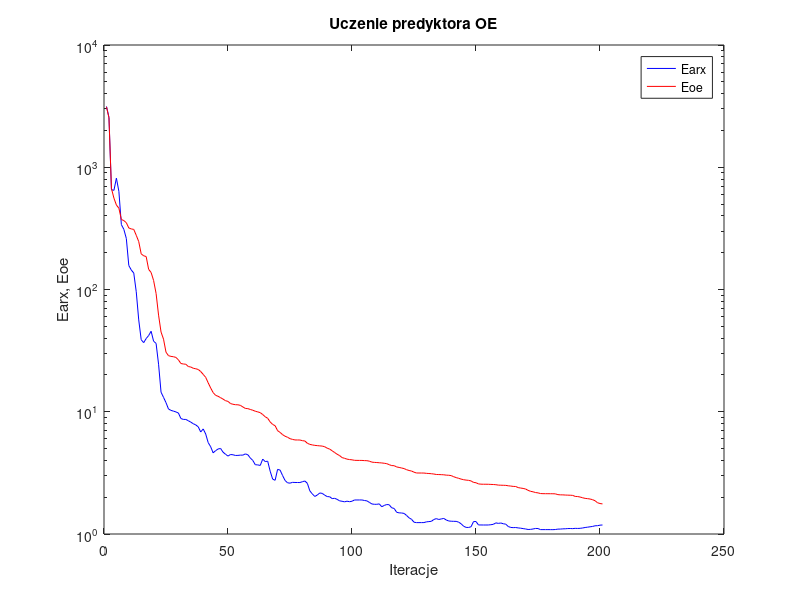
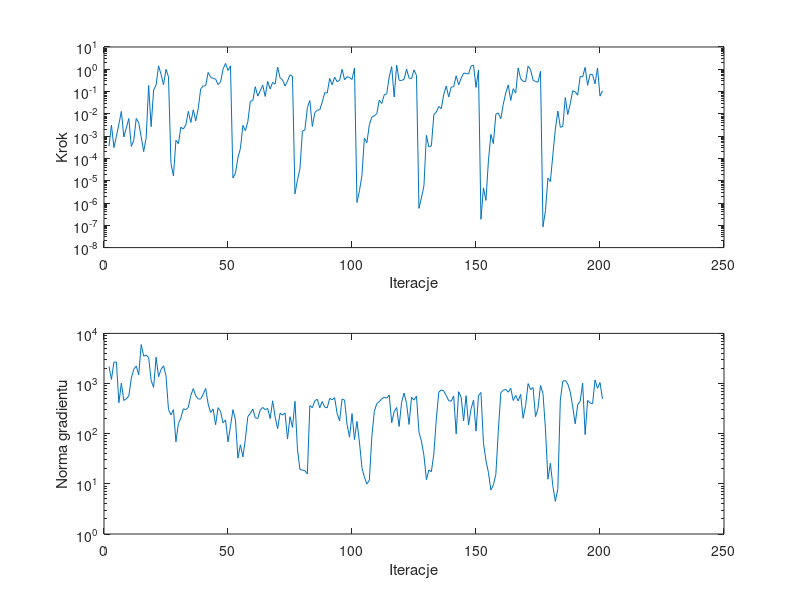

MATLAB code to generate these figures, in order:
%uczenie predyktora oe
clear all;
n=0; farx(n+1)=3.142138e+003; foe(n+1)=3.123679e+003; wspucz(n+1)=0.000000e+000; ng(n+1)=0.000000e+000;
%odnowa zmiennej metryki
n=1; farx(n+1)=2.559000e+003; foe(n+1)=2.536187e+003; krok(n+1)=3.517334e-004; ng(n+1)=2.200501e+003;
n=2; farx(n+1)=6.552513e+002; foe(n+1)=6.707571e+002; krok(n+1)=3.146871e-003; ng(n+1)=1.208496e+003;
n=3; farx(n+1)=6.472060e+002; foe(n+1)=5.586986e+002; krok(n+1)=3.047770e-004; ng(n+1)=2.679377e+003;
n=4; farx(n+1)=8.142608e+002; foe(n+1)=4.910945e+002; krok(n+1)=9.855289e-004; ng(n+1)=2.678393e+003;
n=5; farx(n+1)=6.347970e+002; foe(n+1)=4.622958e+002; krok(n+1)=3.456065e-003; ng(n+1)=4.134623e+002;
n=6; farx(n+1)=3.394844e+002; foe(n+1)=3.738423e+002; krok(n+1)=1.287783e-002; ng(n+1)=1.018558e+003;
n=7; farx(n+1)=3.105928e+002; foe(n+1)=3.661425e+002; krok(n+1)=9.152390e-004; ng(n+1)=4.608219e+002;
n=8; farx(n+1)=2.615687e+002; foe(n+1)=3.518412e+002; krok(n+1)=2.341941e-003; ng(n+1)=4.970119e+002;
n=9; farx(n+1)=1.570922e+002; foe(n+1)=3.185460e+002; krok(n+1)=6.192369e-003; ng(n+1)=5.660933e+002;
n=10; farx(n+1)=1.444311e+002; foe(n+1)=3.130038e+002; krok(n+1)=3.467612e-004; ng(n+1)=1.267799e+003;
n=11; farx(n+1)=1.362971e+002; foe(n+1)=3.101027e+002; krok(n+1)=6.518015e-004; ng(n+1)=1.927034e+003;
n=12; farx(n+1)=9.591944e+001; foe(n+1)=2.776805e+002; krok(n+1)=6.271232e-003; ng(n+1)=2.244992e+003;
n=13; farx(n+1)=5.641590e+001; foe(n+1)=2.466654e+002; krok(n+1)=3.973596e-003; ng(n+1)=1.490725e+003;
n=14; farx(n+1)=3.881739e+001; foe(n+1)=1.956241e+002; krok(n+1)=9.289576e-004; ng(n+1)=5.988313e+003;
n=15; farx(n+1)=3.676033e+001; foe(n+1)=1.887699e+002; krok(n+1)=2.026610e-004; ng(n+1)=3.508218e+003;
n=16; farx(n+1)=3.968629e+001; foe(n+1)=1.860456e+002; krok(n+1)=8.467050e-004; ng(n+1)=3.721209e+003;
n=17; farx(n+1)=4.203308e+001; foe(n+1)=1.461575e+002; krok(n+1)=1.872762e-001; ng(n+1)=3.289886e+003;
n=18; farx(n+1)=4.554119e+001; foe(n+1)=1.377285e+002; krok(n+1)=2.659087e-003; ng(n+1)=1.159135e+003;
n=19; farx(n+1)=3.774744e+001; foe(n+1)=1.184367e+002; krok(n+1)=1.160291e-001; ng(n+1)=8.386677e+002;
n=20; farx(n+1)=3.625249e+001; foe(n+1)=9.286732e+001; krok(n+1)=1.981558e-001; ng(n+1)=3.354859e+003;
n=21; farx(n+1)=2.448705e+001; foe(n+1)=6.169562e+001; krok(n+1)=1.420334e+000; ng(n+1)=1.371763e+003;
n=22; farx(n+1)=1.445162e+001; foe(n+1)=4.487781e+001; krok(n+1)=5.930463e-001; ng(n+1)=1.908803e+003;
n=23; farx(n+1)=1.311171e+001; foe(n+1)=3.925042e+001; krok(n+1)=2.022243e-001; ng(n+1)=2.255395e+003;
n=24; farx(n+1)=1.186870e+001; foe(n+1)=3.069262e+001; krok(n+1)=9.961132e-001; ng(n+1)=1.424072e+003;
n=25; farx(n+1)=1.053321e+001; foe(n+1)=2.876278e+001; krok(n+1)=4.641165e-001; ng(n+1)=3.054841e+002;
%odnowa zmiennej metryki
n=26; farx(n+1)=1.026424e+001; foe(n+1)=2.836788e+001; krok(n+1)=5.944961e-005; ng(n+1)=2.363500e+002;
n=27; farx(n+1)=1.011839e+001; foe(n+1)=2.819890e+001; krok(n+1)=1.641304e-005; ng(n+1)=3.021752e+002;
n=28; farx(n+1)=9.967843e+000; foe(n+1)=2.781986e+001; krok(n+1)=6.518015e-004; ng(n+1)=6.898453e+001;
n=29; farx(n+1)=9.767794e+000; foe(n+1)=2.659731e+001; krok(n+1)=4.623634e-004; ng(n+1)=1.593282e+002;
n=30; farx(n+1)=8.806973e+000; foe(n+1)=2.481718e+001; krok(n+1)=2.521493e-003; ng(n+1)=2.062586e+002;
n=31; farx(n+1)=8.656134e+000; foe(n+1)=2.458571e+001; krok(n+1)=2.075244e-003; ng(n+1)=3.139154e+002;
n=32; farx(n+1)=8.653878e+000; foe(n+1)=2.446679e+001; krok(n+1)=3.199545e-003; ng(n+1)=3.020599e+002;
n=33; farx(n+1)=8.443520e+000; foe(n+1)=2.342801e+001; krok(n+1)=1.301252e-002; ng(n+1)=3.349664e+002;
n=34; farx(n+1)=8.220420e+000; foe(n+1)=2.322498e+001; krok(n+1)=4.102156e-003; ng(n+1)=5.801724e+002;
n=35; farx(n+1)=7.981312e+000; foe(n+1)=2.268359e+001; krok(n+1)=1.511435e-002; ng(n+1)=7.919538e+002;
n=36; farx(n+1)=7.804805e+000; foe(n+1)=2.247405e+001; krok(n+1)=4.874671e-003; ng(n+1)=5.702977e+002;
n=37; farx(n+1)=7.528244e+000; foe(n+1)=2.217147e+001; krok(n+1)=1.775074e-002; ng(n+1)=4.919606e+002;
n=38; farx(n+1)=6.827527e+000; foe(n+1)=2.132533e+001; krok(n+1)=1.340624e-001; ng(n+1)=4.919497e+002;
n=39; farx(n+1)=7.236512e+000; foe(n+1)=2.021777e+001; krok(n+1)=1.794664e-001; ng(n+1)=6.137999e+002;
n=40; farx(n+1)=6.580096e+000; foe(n+1)=1.911857e+001; krok(n+1)=1.827549e-001; ng(n+1)=7.985370e+002;
n=41; farx(n+1)=5.598874e+000; foe(n+1)=1.726313e+001; krok(n+1)=7.238598e-001; ng(n+1)=3.910671e+002;
n=42; farx(n+1)=5.177105e+000; foe(n+1)=1.565942e+001; krok(n+1)=4.352152e-001; ng(n+1)=2.638305e+002;
n=43; farx(n+1)=4.614270e+000; foe(n+1)=1.434954e+001; krok(n+1)=3.874329e-001; ng(n+1)=3.102779e+002;
n=44; farx(n+1)=4.803534e+000; foe(n+1)=1.362562e+001; krok(n+1)=3.655097e-001; ng(n+1)=1.502672e+002;
n=45; farx(n+1)=4.960091e+000; foe(n+1)=1.338074e+001; krok(n+1)=2.064051e-001; ng(n+1)=3.307341e+002;
n=46; farx(n+1)=5.009201e+000; foe(n+1)=1.303836e+001; krok(n+1)=2.688700e-001; ng(n+1)=2.781064e+002;
n=47; farx(n+1)=4.672078e+000; foe(n+1)=1.268960e+001; krok(n+1)=1.015323e+000; ng(n+1)=1.642280e+002;
n=48; farx(n+1)=4.490608e+000; foe(n+1)=1.231550e+001; krok(n+1)=1.817570e+000; ng(n+1)=1.883765e+002;
n=49; farx(n+1)=4.339155e+000; foe(n+1)=1.215280e+001; krok(n+1)=8.858725e-001; ng(n+1)=6.893204e+001;
n=50; farx(n+1)=4.469447e+000; foe(n+1)=1.166897e+001; krok(n+1)=1.422745e+000; ng(n+1)=1.409690e+002;
%odnowa zmiennej metryki
n=51; farx(n+1)=4.448143e+000; foe(n+1)=1.151428e+001; krok(n+1)=1.321254e-005; ng(n+1)=3.023814e+002;
n=52; farx(n+1)=4.390519e+000; foe(n+1)=1.141986e+001; krok(n+1)=2.167257e-005; ng(n+1)=1.878608e+002;
n=53; farx(n+1)=4.395740e+000; foe(n+1)=1.140044e+001; krok(n+1)=1.086917e-004; ng(n+1)=3.257501e+001;
n=54; farx(n+1)=4.418315e+000; foe(n+1)=1.127653e+001; krok(n+1)=2.770473e-004; ng(n+1)=6.004823e+001;
n=55; farx(n+1)=4.416638e+000; foe(n+1)=1.094428e+001; krok(n+1)=3.050294e-003; ng(n+1)=3.439550e+001;
n=56; farx(n+1)=4.520348e+000; foe(n+1)=1.064495e+001; krok(n+1)=1.758026e-003; ng(n+1)=7.788111e+001;
n=57; farx(n+1)=4.450118e+000; foe(n+1)=1.060464e+001; krok(n+1)=4.508154e-003; ng(n+1)=2.200127e+002;
n=58; farx(n+1)=4.183314e+000; foe(n+1)=1.044138e+001; krok(n+1)=3.663180e-002; ng(n+1)=2.529671e+002;
n=59; farx(n+1)=3.997068e+000; foe(n+1)=1.028769e+001; krok(n+1)=3.920662e-002; ng(n+1)=3.104813e+002;
n=60; farx(n+1)=3.687964e+000; foe(n+1)=1.010222e+001; krok(n+1)=1.653712e-001; ng(n+1)=2.078491e+002;
n=61; farx(n+1)=3.674595e+000; foe(n+1)=9.973543e+000; krok(n+1)=6.247411e-002; ng(n+1)=2.001823e+002;
n=62; farx(n+1)=3.638431e+000; foe(n+1)=9.830703e+000; krok(n+1)=1.071906e-001; ng(n+1)=2.963017e+002;
n=63; farx(n+1)=4.099151e+000; foe(n+1)=9.489880e+000; krok(n+1)=1.945981e-001; ng(n+1)=3.341027e+002;
n=64; farx(n+1)=3.913895e+000; foe(n+1)=9.100013e+000; krok(n+1)=6.053393e-002; ng(n+1)=3.014164e+002;
n=65; farx(n+1)=3.939664e+000; foe(n+1)=8.842433e+000; krok(n+1)=2.857025e-001; ng(n+1)=3.195326e+002;
n=66; farx(n+1)=3.265018e+000; foe(n+1)=8.258274e+000; krok(n+1)=1.305790e-001; ng(n+1)=1.997229e+002;
n=67; farx(n+1)=2.812701e+000; foe(n+1)=7.878379e+000; krok(n+1)=2.590696e-001; ng(n+1)=4.526832e+002;
n=68; farx(n+1)=2.750743e+000; foe(n+1)=7.685646e+000; krok(n+1)=2.139750e-001; ng(n+1)=2.158518e+002;
n=69; farx(n+1)=3.378778e+000; foe(n+1)=7.001120e+000; krok(n+1)=1.254669e+000; ng(n+1)=1.257831e+002;
n=70; farx(n+1)=3.333363e+000; foe(n+1)=6.776637e+000; krok(n+1)=4.126070e-001; ng(n+1)=2.563199e+002;
n=71; farx(n+1)=3.010647e+000; foe(n+1)=6.498962e+000; krok(n+1)=3.333343e-001; ng(n+1)=2.348830e+002;
n=72; farx(n+1)=2.742580e+000; foe(n+1)=6.306753e+000; krok(n+1)=1.775417e-001; ng(n+1)=2.592643e+002;
n=73; farx(n+1)=2.623925e+000; foe(n+1)=6.186287e+000; krok(n+1)=2.962682e-001; ng(n+1)=7.814550e+001;
n=74; farx(n+1)=2.605148e+000; foe(n+1)=6.023287e+000; krok(n+1)=5.667570e-001; ng(n+1)=2.178249e+002;
n=75; farx(n+1)=2.645399e+000; foe(n+1)=5.942260e+000; krok(n+1)=4.787134e-001; ng(n+1)=1.331856e+002;
%odnowa zmiennej metryki
n=76; farx(n+1)=2.639332e+000; foe(n+1)=5.879935e+000; krok(n+1)=2.588032e-006; ng(n+1)=4.421625e+002;
n=77; farx(n+1)=2.637860e+000; foe(n+1)=5.876379e+000; krok(n+1)=1.069939e-005; ng(n+1)=4.991209e+001;
n=78; farx(n+1)=2.635823e+000; foe(n+1)=5.874476e+000; krok(n+1)=3.392764e-005; ng(n+1)=1.930720e+001;
n=79; farx(n+1)=2.678278e+000; foe(n+1)=5.800471e+000; krok(n+1)=1.671680e-003; ng(n+1)=1.882936e+001;
n=80; farx(n+1)=2.713862e+000; foe(n+1)=5.764988e+000; krok(n+1)=1.896397e-003; ng(n+1)=1.831364e+001;
n=81; farx(n+1)=2.596407e+000; foe(n+1)=5.521696e+000; krok(n+1)=1.901220e-002; ng(n+1)=1.581022e+001;
n=82; farx(n+1)=2.253169e+000; foe(n+1)=5.409825e+000; krok(n+1)=3.979978e-002; ng(n+1)=3.635137e+002;
n=83; farx(n+1)=2.127823e+000; foe(n+1)=5.354501e+000; krok(n+1)=2.701093e-003; ng(n+1)=3.290136e+002;
n=84; farx(n+1)=2.028031e+000; foe(n+1)=5.308590e+000; krok(n+1)=1.121665e-002; ng(n+1)=4.520260e+002;
n=85; farx(n+1)=2.082852e+000; foe(n+1)=5.283838e+000; krok(n+1)=1.473291e-002; ng(n+1)=4.882813e+002;
n=86; farx(n+1)=2.165490e+000; foe(n+1)=5.259714e+000; krok(n+1)=1.517118e-002; ng(n+1)=3.277875e+002;
n=87; farx(n+1)=2.149074e+000; foe(n+1)=5.237862e+000; krok(n+1)=3.413297e-002; ng(n+1)=4.381086e+002;
n=88; farx(n+1)=2.078043e+000; foe(n+1)=5.172355e+000; krok(n+1)=8.877087e-002; ng(n+1)=3.392059e+002;
n=89; farx(n+1)=2.023766e+000; foe(n+1)=5.035961e+000; krok(n+1)=8.610785e-002; ng(n+1)=3.265286e+002;
n=90; farx(n+1)=2.016922e+000; foe(n+1)=4.947582e+000; krok(n+1)=3.886554e-001; ng(n+1)=5.060539e+002;
n=91; farx(n+1)=1.947703e+000; foe(n+1)=4.793888e+000; krok(n+1)=2.032965e-001; ng(n+1)=4.747814e+002;
n=92; farx(n+1)=1.959331e+000; foe(n+1)=4.639632e+000; krok(n+1)=4.480580e-001; ng(n+1)=5.236845e+002;
n=93; farx(n+1)=1.920686e+000; foe(n+1)=4.492335e+000; krok(n+1)=2.775732e-001; ng(n+1)=2.532538e+002;
n=94; farx(n+1)=1.867841e+000; foe(n+1)=4.380122e+000; krok(n+1)=3.200292e-001; ng(n+1)=1.803556e+002;
n=95; farx(n+1)=1.852207e+000; foe(n+1)=4.217410e+000; krok(n+1)=9.903562e-001; ng(n+1)=4.900582e+002;
n=96; farx(n+1)=1.833175e+000; foe(n+1)=4.159612e+000; krok(n+1)=3.388186e-001; ng(n+1)=4.689249e+002;
n=97; farx(n+1)=1.856191e+000; foe(n+1)=4.096390e+000; krok(n+1)=4.635137e-001; ng(n+1)=1.537120e+002;
n=98; farx(n+1)=1.837082e+000; foe(n+1)=4.063742e+000; krok(n+1)=4.275922e-001; ng(n+1)=8.528272e+001;
n=99; farx(n+1)=1.853859e+000; foe(n+1)=4.043641e+000; krok(n+1)=3.477470e-001; ng(n+1)=2.515755e+002;
n=100; farx(n+1)=1.898229e+000; foe(n+1)=4.006058e+000; krok(n+1)=1.142949e+000; ng(n+1)=7.636197e+001;
%odnowa zmiennej metryki
n=101; farx(n+1)=1.898159e+000; foe(n+1)=4.001503e+000; krok(n+1)=1.055660e-006; ng(n+1)=1.757900e+002;
n=102; farx(n+1)=1.898412e+000; foe(n+1)=3.999264e+000; krok(n+1)=3.557081e-006; ng(n+1)=6.800165e+001;
n=103; farx(n+1)=1.899036e+000; foe(n+1)=3.998168e+000; krok(n+1)=1.718695e-005; ng(n+1)=2.107647e+001;
n=104; farx(n+1)=1.879889e+000; foe(n+1)=3.984623e+000; krok(n+1)=8.229017e-004; ng(n+1)=1.359989e+001;
n=105; farx(n+1)=1.866883e+000; foe(n+1)=3.978904e+000; krok(n+1)=5.061965e-004; ng(n+1)=9.945615e+000;
n=106; farx(n+1)=1.814406e+000; foe(n+1)=3.942585e+000; krok(n+1)=3.271540e-003; ng(n+1)=1.189317e+001;
n=107; farx(n+1)=1.761562e+000; foe(n+1)=3.872567e+000; krok(n+1)=7.152527e-003; ng(n+1)=8.875746e+001;
n=108; farx(n+1)=1.749864e+000; foe(n+1)=3.853132e+000; krok(n+1)=8.193332e-003; ng(n+1)=2.792572e+002;
n=109; farx(n+1)=1.749605e+000; foe(n+1)=3.842007e+000; krok(n+1)=1.019447e-002; ng(n+1)=3.998407e+002;
n=110; farx(n+1)=1.763374e+000; foe(n+1)=3.826990e+000; krok(n+1)=4.161404e-002; ng(n+1)=4.350694e+002;
n=111; farx(n+1)=1.671217e+000; foe(n+1)=3.813064e+000; krok(n+1)=2.896961e-002; ng(n+1)=4.958835e+002;
n=112; farx(n+1)=1.712236e+000; foe(n+1)=3.789844e+000; krok(n+1)=7.119534e-002; ng(n+1)=5.336078e+002;
n=113; farx(n+1)=1.742728e+000; foe(n+1)=3.762037e+000; krok(n+1)=7.964480e-002; ng(n+1)=5.110488e+002;
n=114; farx(n+1)=1.734367e+000; foe(n+1)=3.690875e+000; krok(n+1)=4.500546e-001; ng(n+1)=5.877758e+002;
n=115; farx(n+1)=1.638693e+000; foe(n+1)=3.628873e+000; krok(n+1)=1.310660e+000; ng(n+1)=1.658886e+002;
n=116; farx(n+1)=1.618017e+000; foe(n+1)=3.620321e+000; krok(n+1)=5.694364e-002; ng(n+1)=2.736499e+002;
n=117; farx(n+1)=1.505659e+000; foe(n+1)=3.537108e+000; krok(n+1)=1.541916e+000; ng(n+1)=3.331525e+002;
n=118; farx(n+1)=1.489182e+000; foe(n+1)=3.503641e+000; krok(n+1)=3.200292e-001; ng(n+1)=1.394356e+002;
n=119; farx(n+1)=1.485618e+000; foe(n+1)=3.466784e+000; krok(n+1)=3.145758e-001; ng(n+1)=4.208233e+002;
n=120; farx(n+1)=1.473781e+000; foe(n+1)=3.428369e+000; krok(n+1)=3.550835e-001; ng(n+1)=6.448213e+002;
n=121; farx(n+1)=1.418504e+000; foe(n+1)=3.358145e+000; krok(n+1)=1.015268e+000; ng(n+1)=4.018016e+002;
n=122; farx(n+1)=1.356888e+000; foe(n+1)=3.307735e+000; krok(n+1)=4.081488e-001; ng(n+1)=1.529025e+002;
n=123; farx(n+1)=1.319353e+000; foe(n+1)=3.273399e+000; krok(n+1)=3.772555e-001; ng(n+1)=5.361117e+002;
n=124; farx(n+1)=1.248842e+000; foe(n+1)=3.204796e+000; krok(n+1)=9.372047e-001; ng(n+1)=4.684017e+002;
n=125; farx(n+1)=1.239144e+000; foe(n+1)=3.155733e+000; krok(n+1)=5.281352e-001; ng(n+1)=5.631089e+002;
%odnowa zmiennej metryki
n=126; farx(n+1)=1.239289e+000; foe(n+1)=3.154767e+000; krok(n+1)=5.752416e-007; ng(n+1)=1.071039e+002;
n=127; farx(n+1)=1.239443e+000; foe(n+1)=3.153483e+000; krok(n+1)=1.711678e-006; ng(n+1)=7.111578e+001;
n=128; farx(n+1)=1.240042e+000; foe(n+1)=3.152559e+000; krok(n+1)=5.876381e-006; ng(n+1)=3.697261e+001;
n=129; farx(n+1)=1.256889e+000; foe(n+1)=3.134587e+000; krok(n+1)=1.078226e-003; ng(n+1)=1.212056e+001;
n=130; farx(n+1)=1.263491e+000; foe(n+1)=3.124948e+000; krok(n+1)=3.255217e-004; ng(n+1)=1.881167e+001;
n=131; farx(n+1)=1.269621e+000; foe(n+1)=3.112959e+000; krok(n+1)=3.674451e-004; ng(n+1)=1.742795e+001;
n=132; farx(n+1)=1.314492e+000; foe(n+1)=3.094390e+000; krok(n+1)=9.219686e-003; ng(n+1)=3.941633e+001;
n=133; farx(n+1)=1.336115e+000; foe(n+1)=3.068157e+000; krok(n+1)=1.210728e-002; ng(n+1)=1.962188e+002;
n=134; farx(n+1)=1.314347e+000; foe(n+1)=3.064430e+000; krok(n+1)=2.142359e-002; ng(n+1)=6.732644e+002;
n=135; farx(n+1)=1.328158e+000; foe(n+1)=3.058341e+000; krok(n+1)=1.706649e-002; ng(n+1)=7.476062e+002;
n=136; farx(n+1)=1.340899e+000; foe(n+1)=3.050446e+000; krok(n+1)=7.514923e-002; ng(n+1)=7.094967e+002;
n=137; farx(n+1)=1.302345e+000; foe(n+1)=3.030156e+000; krok(n+1)=1.778431e-001; ng(n+1)=5.784678e+002;
n=138; farx(n+1)=1.278132e+000; foe(n+1)=3.024063e+000; krok(n+1)=5.695205e-002; ng(n+1)=4.541287e+002;
n=139; farx(n+1)=1.272311e+000; foe(n+1)=3.004408e+000; krok(n+1)=1.591991e-001; ng(n+1)=4.456316e+002;
n=140; farx(n+1)=1.269625e+000; foe(n+1)=2.941931e+000; krok(n+1)=1.655202e-001; ng(n+1)=5.634633e+002;
n=141; farx(n+1)=1.268676e+000; foe(n+1)=2.892938e+000; krok(n+1)=5.126125e-001; ng(n+1)=9.927193e+001;
n=142; farx(n+1)=1.250188e+000; foe(n+1)=2.854981e+000; krok(n+1)=2.002215e-001; ng(n+1)=6.877663e+002;
n=143; farx(n+1)=1.211794e+000; foe(n+1)=2.812665e+000; krok(n+1)=3.916078e-001; ng(n+1)=5.395381e+002;
n=144; farx(n+1)=1.157716e+000; foe(n+1)=2.780722e+000; krok(n+1)=6.751168e-001; ng(n+1)=1.802397e+002;
n=145; farx(n+1)=1.132735e+000; foe(n+1)=2.760664e+000; krok(n+1)=6.480438e-001; ng(n+1)=5.740204e+002;
n=146; farx(n+1)=1.131006e+000; foe(n+1)=2.747282e+000; krok(n+1)=6.121507e-001; ng(n+1)=1.486222e+002;
n=147; farx(n+1)=1.146078e+000; foe(n+1)=2.717948e+000; krok(n+1)=1.402391e+000; ng(n+1)=3.142430e+002;
n=148; farx(n+1)=1.263362e+000; foe(n+1)=2.642651e+000; krok(n+1)=1.526202e+000; ng(n+1)=4.666713e+002;
n=149; farx(n+1)=1.264947e+000; foe(n+1)=2.626420e+000; krok(n+1)=1.540951e-001; ng(n+1)=1.125714e+002;
n=150; farx(n+1)=1.185846e+000; foe(n+1)=2.569269e+000; krok(n+1)=9.372047e-001; ng(n+1)=5.787119e+002;
%odnowa zmiennej metryki
n=151; farx(n+1)=1.185547e+000; foe(n+1)=2.556239e+000; krok(n+1)=1.858200e-007; ng(n+1)=6.636848e+002;
n=152; farx(n+1)=1.184793e+000; foe(n+1)=2.553288e+000; krok(n+1)=4.785964e-006; ng(n+1)=6.579411e+001;
n=153; farx(n+1)=1.184770e+000; foe(n+1)=2.553155e+000; krok(n+1)=1.315472e-006; ng(n+1)=2.955234e+001;
n=154; farx(n+1)=1.185256e+000; foe(n+1)=2.551316e+000; krok(n+1)=7.546424e-005; ng(n+1)=1.683913e+001;
n=155; farx(n+1)=1.191217e+000; foe(n+1)=2.544571e+000; krok(n+1)=1.207660e-003; ng(n+1)=7.535170e+000;
n=156; farx(n+1)=1.200017e+000; foe(n+1)=2.540399e+000; krok(n+1)=4.636412e-004; ng(n+1)=9.532659e+000;
n=157; farx(n+1)=1.233238e+000; foe(n+1)=2.530923e+000; krok(n+1)=9.698882e-003; ng(n+1)=1.539675e+001;
n=158; farx(n+1)=1.221369e+000; foe(n+1)=2.511865e+000; krok(n+1)=1.095618e-002; ng(n+1)=1.147289e+002;
n=159; farx(n+1)=1.230698e+000; foe(n+1)=2.507305e+000; krok(n+1)=6.023109e-003; ng(n+1)=6.549811e+002;
n=160; farx(n+1)=1.212918e+000; foe(n+1)=2.503211e+000; krok(n+1)=2.727640e-002; ng(n+1)=7.360934e+002;
n=161; farx(n+1)=1.203647e+000; foe(n+1)=2.499493e+000; krok(n+1)=8.610785e-002; ng(n+1)=7.659721e+002;
n=162; farx(n+1)=1.151887e+000; foe(n+1)=2.479415e+000; krok(n+1)=1.981558e-001; ng(n+1)=6.712149e+002;
n=163; farx(n+1)=1.131642e+000; foe(n+1)=2.467436e+000; krok(n+1)=4.002904e-002; ng(n+1)=8.089309e+002;
n=164; farx(n+1)=1.127592e+000; foe(n+1)=2.451143e+000; krok(n+1)=1.344556e-001; ng(n+1)=4.602332e+002;
n=165; farx(n+1)=1.129741e+000; foe(n+1)=2.446859e+000; krok(n+1)=8.512166e-002; ng(n+1)=5.807725e+002;
n=166; farx(n+1)=1.121616e+000; foe(n+1)=2.397036e+000; krok(n+1)=1.142949e+000; ng(n+1)=4.491571e+002;
n=167; farx(n+1)=1.115781e+000; foe(n+1)=2.376506e+000; krok(n+1)=3.780408e-001; ng(n+1)=6.054818e+002;
n=168; farx(n+1)=1.107237e+000; foe(n+1)=2.359337e+000; krok(n+1)=2.902112e-001; ng(n+1)=2.033365e+002;
n=169; farx(n+1)=1.099389e+000; foe(n+1)=2.333691e+000; krok(n+1)=2.800362e-001; ng(n+1)=3.626880e+002;
n=170; farx(n+1)=1.088940e+000; foe(n+1)=2.275966e+000; krok(n+1)=1.382959e+000; ng(n+1)=9.990178e+002;
n=171; farx(n+1)=1.091279e+000; foe(n+1)=2.234213e+000; krok(n+1)=9.528451e-001; ng(n+1)=7.560044e+002;
n=172; farx(n+1)=1.099171e+000; foe(n+1)=2.214253e+000; krok(n+1)=3.276650e-001; ng(n+1)=8.318885e+002;
n=173; farx(n+1)=1.110147e+000; foe(n+1)=2.183679e+000; krok(n+1)=2.785378e-001; ng(n+1)=2.185995e+002;
n=174; farx(n+1)=1.108560e+000; foe(n+1)=2.169944e+000; krok(n+1)=2.625380e-001; ng(n+1)=3.173712e+002;
n=175; farx(n+1)=1.086344e+000; foe(n+1)=2.143049e+000; krok(n+1)=8.067975e-001; ng(n+1)=9.196158e+002;
%odnowa zmiennej metryki
n=176; farx(n+1)=1.086295e+000; foe(n+1)=2.137712e+000; krok(n+1)=8.540400e-008; ng(n+1)=6.369262e+002;
n=177; farx(n+1)=1.086284e+000; foe(n+1)=2.136587e+000; krok(n+1)=4.583837e-007; ng(n+1)=1.248803e+002;
n=178; farx(n+1)=1.086276e+000; foe(n+1)=2.136195e+000; krok(n+1)=1.319809e-005; ng(n+1)=1.238291e+001;
n=179; farx(n+1)=1.085928e+000; foe(n+1)=2.135223e+000; krok(n+1)=9.203865e-006; ng(n+1)=2.575772e+001;
n=180; farx(n+1)=1.085454e+000; foe(n+1)=2.134259e+000; krok(n+1)=1.520709e-004; ng(n+1)=8.928329e+000;
n=181; farx(n+1)=1.088059e+000; foe(n+1)=2.130334e+000; krok(n+1)=2.087697e-003; ng(n+1)=4.471674e+000;
n=182; farx(n+1)=1.096567e+000; foe(n+1)=2.100222e+000; krok(n+1)=1.351485e-002; ng(n+1)=8.000686e+000;
n=183; farx(n+1)=1.097398e+000; foe(n+1)=2.090559e+000; krok(n+1)=2.487486e-003; ng(n+1)=4.684226e+002;
n=184; farx(n+1)=1.101983e+000; foe(n+1)=2.089971e+000; krok(n+1)=2.739044e-003; ng(n+1)=1.111433e+003;
n=185; farx(n+1)=1.103538e+000; foe(n+1)=2.082900e+000; krok(n+1)=5.349375e-002; ng(n+1)=1.150922e+003;
n=186; farx(n+1)=1.108160e+000; foe(n+1)=2.078942e+000; krok(n+1)=9.296334e-003; ng(n+1)=9.816059e+002;
n=187; farx(n+1)=1.109000e+000; foe(n+1)=2.075652e+000; krok(n+1)=2.847603e-002; ng(n+1)=6.842118e+002;
n=188; farx(n+1)=1.106525e+000; foe(n+1)=2.069790e+000; krok(n+1)=1.088038e-001; ng(n+1)=3.429516e+002;
n=189; farx(n+1)=1.112591e+000; foe(n+1)=2.029648e+000; krok(n+1)=9.760941e-002; ng(n+1)=1.576398e+002;
n=190; farx(n+1)=1.110390e+000; foe(n+1)=2.024744e+000; krok(n+1)=6.864555e-002; ng(n+1)=3.781271e+002;
n=191; farx(n+1)=1.112828e+000; foe(n+1)=2.006241e+000; krok(n+1)=4.836593e-001; ng(n+1)=4.414276e+002;
n=192; farx(n+1)=1.120235e+000; foe(n+1)=1.978448e+000; krok(n+1)=4.556164e-001; ng(n+1)=1.016416e+003;
n=193; farx(n+1)=1.130542e+000; foe(n+1)=1.956400e+000; krok(n+1)=1.216287e+000; ng(n+1)=9.614849e+001;
n=194; farx(n+1)=1.137399e+000; foe(n+1)=1.946385e+000; krok(n+1)=1.903039e-001; ng(n+1)=4.616066e+002;
n=195; farx(n+1)=1.145432e+000; foe(n+1)=1.932746e+000; krok(n+1)=5.980518e-001; ng(n+1)=4.102670e+002;
n=196; farx(n+1)=1.153101e+000; foe(n+1)=1.908647e+000; krok(n+1)=5.786742e-001; ng(n+1)=3.974633e+002;
n=197; farx(n+1)=1.167485e+000; foe(n+1)=1.871284e+000; krok(n+1)=2.214681e-001; ng(n+1)=1.179608e+003;
n=198; farx(n+1)=1.169710e+000; foe(n+1)=1.802071e+000; krok(n+1)=1.146483e+000; ng(n+1)=8.055441e+002;
n=199; farx(n+1)=1.181084e+000; foe(n+1)=1.775423e+000; krok(n+1)=6.237096e-002; ng(n+1)=1.046844e+003;
n=200; farx(n+1)=1.185303e+000; foe(n+1)=1.762413e+000; krok(n+1)=1.082372e-001; ng(n+1)=4.955710e+002;

figure; semilogy(farx,'b'); hold on; semilogy(foe,'r'); xlabel('Iteracje'); ylabel('Earx, Eoe'); legend('Earx','Eoe'); title('Uczenie predyktora OE');
figure; subplot(2,1,1); semilogy(krok); xlabel('Iteracje'); ylabel('Krok');
subplot(2,1,2); semilogy(ng); xlabel('Iteracje'); ylabel('Norma gradientu');
Earx=farx(n+1)
Eoe=foe(n+1)
